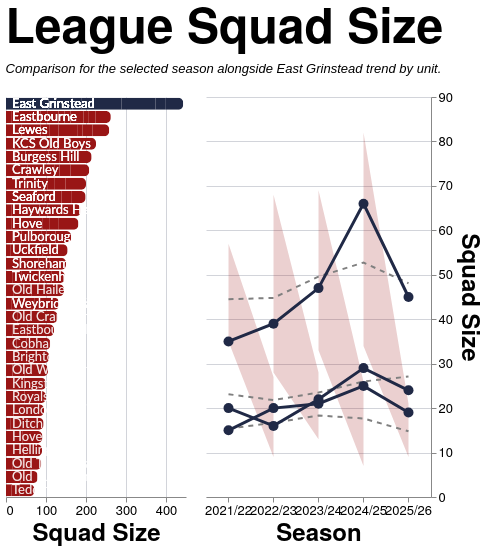

The Vega-Lite source for this figure:
### Vega-Lite specification from a JSON file in a GitHub repository (floating-point values rounded to 4 significant figures; data arrays with more than 128 entries replaced by an {"elided": "..."} marker saying what was removed)
{"config": {"axis": {"labelFont": "PT Sans Narrow, Helvetica Neue, Helvetica, Arial, sans-serif", "titleFont": "PT Sans Narrow, Helvetica Neue, Helvetica, Arial, sans-serif", "labelFontSize": 13, "titleFontSize": 24, "gridColor": "#202947", "gridOpacity": 0.2, "zindex": 1}, "text": {"font": "Lato, sans-serif"}, "bar": {"cornerRadiusEnd": 5}, "header": {"labelFont": "PT Sans Narrow, Helvetica Neue, Helvetica, Arial, sans-serif", "titleFont": "PT Sans Narrow, Helvetica Neue, Helvetica, Arial, sans-serif", "labelFontSize": 24, "titleFontSize": 28, "labelFontWeight": "bold", "orient": "left"}, "legend": {"labelFont": "PT Sans Narrow, Helvetica Neue, Helvetica, Arial, sans-serif", "titleFont": "PT Sans Narrow, Helvetica Neue, Helvetica, Arial, sans-serif", "labelFontSize": 14, "titleFontSize": 16, "titlePadding": 5, "fillColor": "white", "strokeColor": "black", "padding": 10, "titleFontWeight": "lighter", "titleFontStyle": "italic", "titleColor": "gray", "offset": 10}, "title": {"font": "PT Sans Narrow, Helvetica Neue, Helvetica, Arial, sans-serif", "fontSize": 48, "fontWeight": "bold", "anchor": "start", "align": "center", "titlePadding": 20, "subtitlePadding": 10, "subtitleFontSize": 13, "subtitleColor": "", "subtitleFontStyle": "italic", "offset": 15, "color": "black"}, "axisX": {"labelAngle": 0}, "facet": {"title": null, "header": null, "align": {"row": "each", "column": "each"}}, "resolve": {"scale": {"y": "independent", "facet": "independent"}}, "background": "transparent", "scale": {"offsetBandPaddingOuter": 0.2, "offsetBandPaddingInner": 0.1}, "view": {"stroke": null, "background": "transparent"}}, "hconcat": [{"layer": [{"mark": {"type": "bar", "strokeWidth": 2}, "encoding": {"color": {"condition": {"test": "datum.IsEGR", "value": "#202946"}, "value": "#991515"}, "tooltip": [{"field": "Team", "type": "nominal"}, {"field": "Season", "type": "nominal"}, {"field": "Unit", "type": "nominal"}, {"field": "Total Players", "title": "Total Players", "type": "quantitative"}], "x": {"field": "Total Players", "title": "Squad Size", "type": "quantitative"}, "y": {"axis": {"domain": false, "labels": false, "ticks": false}, "field": "Team", "sort": {"field": "Total Players", "order": "descending"}, "title": null, "type": "nominal"}}}, {"mark": {"type": "text", "align": "left", "baseline": "middle", "color": "white", "dx": 6, "fontSize": 13}, "encoding": {"opacity": {"condition": {"test": "datum.IsEGR", "value": 1}, "value": 0.5}, "text": {"field": "Team", "type": "nominal"}, "x": {"datum": 0}, "y": {"axis": {"domain": false, "labels": false, "ticks": false}, "field": "Team", "sort": {"field": "Total Players", "order": "descending"}, "title": null, "type": "nominal"}}}], "data": {"name": "data-6909dcbbcb9e559378423bdea4691c99"}, "height": 400, "width": 180}, {"layer": [{"mark": {"type": "rule", "color": "rgba(125, 150, 232, 0.18)", "strokeWidth": 32}, "encoding": {"x": {"field": "Season", "type": "nominal"}}, "transform": [{"filter": "datum.isSelected && datum.Unit === 'Total'"}]}, {"mark": {"type": "area", "color": "#991515", "opacity": 0.2}, "encoding": {"tooltip": [{"field": "Season", "title": "Season", "type": "nominal"}, {"field": "Unit", "title": "Unit", "type": "nominal"}, {"field": "League Min", "format": ".0f", "title": "League Min", "type": "quantitative"}, {"field": "League Max", "format": ".0f", "title": "League Max", "type": "quantitative"}, {"field": "League Average", "format": ".1f", "title": "League Average", "type": "quantitative"}], "x": {"field": "Season", "title": "Season", "type": "nominal"}, "y": {"field": "League Min", "title": "Squad Size", "type": "quantitative"}, "y2": {"field": "League Max"}}}, {"mark": {"type": "line", "color": "gray", "strokeDash": [5, 5], "strokeWidth": 2}, "encoding": {"detail": {"field": "Unit", "type": "nominal"}, "x": {"field": "Season", "type": "nominal"}, "y": {"axis": {"orient": "right"}, "field": "League Average", "type": "quantitative"}}}, {"mark": {"type": "line", "point": {"size": 100}, "strokeWidth": 3}, "encoding": {"color": {"condition": {"test": "datum.IsEGR", "value": "#202946"}, "value": "#991515"}, "detail": {"field": "Unit", "type": "nominal"}, "tooltip": [{"field": "Season", "title": "Season", "type": "nominal"}, {"field": "Unit", "title": "Unit", "type": "nominal"}, {"field": "Total Players", "format": ".0f", "title": "East Grinstead", "type": "quantitative"}], "x": {"field": "Season", "type": "nominal"}, "y": {"field": "Total Players", "type": "quantitative"}}}, {"mark": {"type": "point", "color": "#202946", "filled": true, "size": 200, "stroke": "#7d96e8", "strokeWidth": 3}, "encoding": {"detail": {"field": "Unit", "type": "nominal"}, "x": {"field": "Season", "type": "nominal"}, "y": {"field": "Total Players", "type": "quantitative"}}, "transform": [{"filter": "datum.isSelected && datum.IsEGR"}]}], "data": {"name": "data-2691d706d4ae47d1a6e91ec4625a0d23"}, "height": 400, "width": {"step": 45}}], "resolve": {"scale": {"y": "independent"}}, "spacing": 18, "title": {"text": "League Squad Size", "subtitle": "Comparison for the selected season alongside East Grinstead trend by unit."}, "$schema": "https://vega.github.io/schema/vega-lite/v5.20.1.json", "datasets": {"data-6909dcbbcb9e559378423bdea4691c99": {"elided": "156 records"}, "data-2691d706d4ae47d1a6e91ec4625a0d23": [{"Season": "2021/22", "Unit": "Backs", "League Min": 10, "League Max": 23, "League Average": 15.38, "Team": "East Grinstead", "Total Players": 15, "IsEGR": true}, {"Season": "2021/22", "Unit": "Forwards", "League Min": 20, "League Max": 28, "League Average": 23.12, "Team": "East Grinstead", "Total Players": 20, "IsEGR": true}, {"Season": "2021/22", "Unit": "Total", "League Min": 35, "League Max": 57, "League Average": 44.5, "Team": "East Grinstead", "Total Players": 35, "IsEGR": true}, {"Season": "2022/23", "Unit": "Backs", "League Min": 9, "League Max": 27, "League Average": 16.7, "Team": "East Grinstead", "Total Players": 20, "IsEGR": true}, {"Season": "2022/23", "Unit": "Forwards", "League Min": 16, "League Max": 34, "League Average": 21.8, "Team": "East Grinstead", "Total Players": 16, "IsEGR": true}, {"Season": "2022/23", "Unit": "Total", "League Min": 28, "League Max": 68, "League Average": 44.8, "Team": "East Grinstead", "Total Players": 39, "IsEGR": true}, {"Season": "2023/24", "Unit": "Backs", "League Min": 13, "League Max": 28, "League Average": 18.33, "Team": "East Grinstead", "Total Players": 21, "IsEGR": true}, {"Season": "2023/24", "Unit": "Forwards", "League Min": 15, "League Max": 32, "League Average": 23.5, "Team": "East Grinstead", "Total Players": 22, "IsEGR": true}, {"Season": "2023/24", "Unit": "Total", "League Min": 33, "League Max": 69, "League Average": 49.58, "Team": "East Grinstead", "Total Players": 47, "IsEGR": true}, {"Season": "2024/25", "Unit": "Backs", "League Min": 7, "League Max": 26, "League Average": 17.67, "Team": "East Grinstead", "Total Players": 25, "IsEGR": true}, {"Season": "2024/25", "Unit": "Forwards", "League Min": 16, "League Max": 45, "League Average": 26.0, "Team": "East Grinstead", "Total Players": 29, "IsEGR": true}, {"Season": "2024/25", "Unit": "Total", "League Min": 34, "League Max": 82, "League Average": 52.75, "Team": "East Grinstead", "Total Players": 66, "IsEGR": true}, {"Season": "2025/26", "Unit": "Backs", "League Min": 9, "League Max": 21, "League Average": 14.8, "Team": "East Grinstead", "Total Players": 19, "IsEGR": true}, {"Season": "2025/26", "Unit": "Forwards", "League Min": 23, "League Max": 37, "League Average": 27.1, "Team": "East Grinstead", "Total Players": 24, "IsEGR": true}, {"Season": "2025/26", "Unit": "Total", "League Min": 36, "League Max": 66, "League Average": 48.1, "Team": "East Grinstead", "Total Players": 45, "IsEGR": true}]}}
